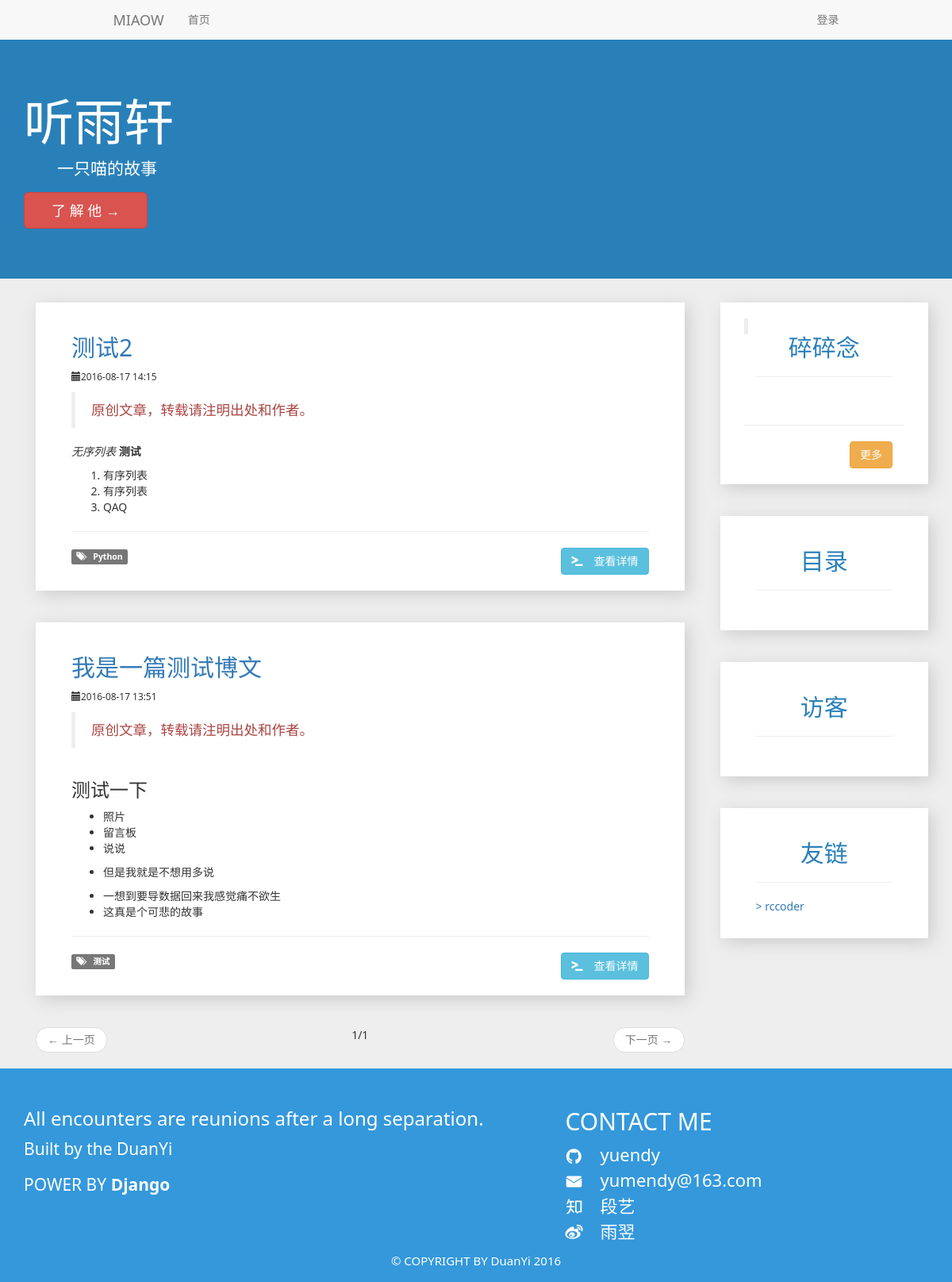
The page / on the database its author committed.
### article/models.py (models this page shows, shortened)
class Essay(models.Model):
    title = models.CharField(max_length=128)
    publish_time = models.DateTimeField(auto_now_add=True)
    modification_time = models.DateTimeField(auto_now=True)
    show_times = models.IntegerField(default=0)
    class Meta:
        abstract = True
        ordering = ['-publish_time']

class Blog(Essay):
    category = models.ForeignKey(Category)
    author = models.ForeignKey(User)
    summary = models.TextField()
    content = UEditorField(imagePath="article/blog/images/", filePath="article/blog/files/")

class Category(models.Model):
    name = models.CharField(max_length=32)
    def __unicode__(self):
        return self.name

### link/models.py (models this page shows, shortened)
class Link(models.Model):
    name = models.CharField(max_length=16)
    title = models.CharField(max_length=32, blank=True, null=True)
    url = models.URLField()
    show_order = models.SmallIntegerField(default=1)
    class Meta:
        ordering = ['show_order']

### website/views.py (the view)
# urls.py: url(r'^$', views.HomepageView.as_view(), name='homepage'),
class HomepageView(FrontMixin, ListView):
    template_name = 'website/frontend/homepage.html'
    model = Blog
    paginate_by = 5
    context_object_name = 'article_list'

### article/mixin.py (called while the page is built)
    def get_context_data(self, *args, **kwargs):
        context = super(CategoryMixin, self).get_context_data(*args, **kwargs)
        context['category_list'] = Category.objects.annotate(blog_number=Count('blog')).order_by('name')
        return context

### article/templatetags/custom_template_tag.py (called while the page is built)
@register.simple_tag
def markdown2html(content):
    return markdown(content)

### link/mixin.py (called while the page is built)
    def get_context_data(self, *args, **kwargs):
        context = super(LinkListMixin, self).get_context_data(*args, **kwargs)
        context['link_list'] = Link.objects.all()
        return context

### mood/mixin.py (called while the page is built)
    def get_context_data(self, *args, **kwargs):
        context = super(LeastMoodMixin, self).get_context_data(*args, **kwargs)
        if Mood.objects.count() > 0:
            context['mood'] = Mood.objects.all()[0]
        else:
            pass
        return context

### navbar/mixin.py (called while the page is built)
    def get_context_data(self, *args, **kwargs):
        context = super(NavBarMixin, self).get_context_data(*args, **kwargs)
        context['nav_item_list'] = NavItem.objects.all()
        return context

### website/mixin.py (called while the page is built)
    def get_context_data(self, *args, **kwargs):
        return super(FrontMixin, self).get_context_data(*args, **kwargs)

### templates/website/frontend/homepage.html (shortened to what this page needs)
{% extends 'website/frontend/frontend_base.html' %}
{% block left %}
    {% include 'article/article_weight.html' %}
{% endblock %}

### templates/article/article_weight.html
{% load custom_template_tag %}
<div class="col-md-12">
    {% for article in article_list %}
        <article>
            <div class="col-md-12 article">
                <div class="col-md-12">
                    <h2><a href="{% url 'blog-detail' article.id %}">{{ article.title }}</a></h2>
                    <p><small><span class="glyphicon glyphicon-calendar" aria-hidden="true"></span>{{ article.modification_time|date:"Y-m-d" }}&nbsp;{{ article.modification_time|time:"H:i" }}</small></p>
                    <blockquote>
                        <p class="text-danger">原创文章，转载请注明出处和作者。</p>
                    </blockquote>
                </div>
                <div class="col-md-12">
                    {% markdown2html article.summary as content %}
                    {{ content|safe }}
                    <hr>
                </div>
                <div class="col-md-6">
                    <a href="{% url 'category-article-list' article.category.id %}"><span class="label label-default"><span class="text-left"><span class="glyphicon glyphicon-tags" aria-hidden="true"></span>&emsp;{{ article.category }}</span></span></a>
                </div>
                <div class="col-md-6 text-right">
                    <a role="button" class="btn btn-info" href="{% url 'blog-detail' article.id %}"><span class="glyphicon glyphicon-console" aria-hidden="true"></span>&emsp;查看详情</a>
                </div>
            </div>
        </article>
    {% endfor %}
    {% include 'utils/pagination.html' %}
</div>

### templates/link/link_weight.html
<div class="col-md-12 article">
    <div class="col-md-12 text-center">
        <h2 class="category-header">友链</h2>
        <hr>
    </div>
    <div class="col-md-12">
        <ul class="list-unstyled">
            {% for link in link_list %}
                <li>
                    <a href="{{ link.url }}" target="_blank" title="{{ link.title }}">
                        <p>
                            <span class="text-left">
                                >&nbsp;{{ link.name }}
                            </span>
                        </p>
                    </a>
                </li>
            {% empty %}
                <li>
                    暂无连接
                </li>
            {% endfor %}
        </ul>
    </div>
</div>

### website/static/css/main.css (style rules this page uses)
body { background-color: #eeeeee; font-family: "Segoe UI", "Microsoft YaHei UI", sans-serif, "Segoe MDL2 Assets", "Symbols"; }
.article { background-color: white; padding: 20px 30px; margin-bottom: 40px; box-shadow: #cccccc 5px 5px 20px; }
.category-header { color: #2980b9; }

### rows shown on the page
Blog: title "测试2", modification_time "2016-08-17", modification_time "14:15", content "无序列表 测试 有序列表 有序列表 QAQ", category "Python"
Blog: title "我是一篇测试博文", modification_time "2016-08-17", modification_time "13:51", content "测试一下 照片 留言板 说说 但是我就是不想用多说 一想到要导数据回来我感觉痛不欲生 这真是个可悲的故事", category "测试"
Link: name "rccoder"

### other values the page prints
{{ page_obj.number }} "1"
{{ page_obj.paginator.num_pages }} "1"
